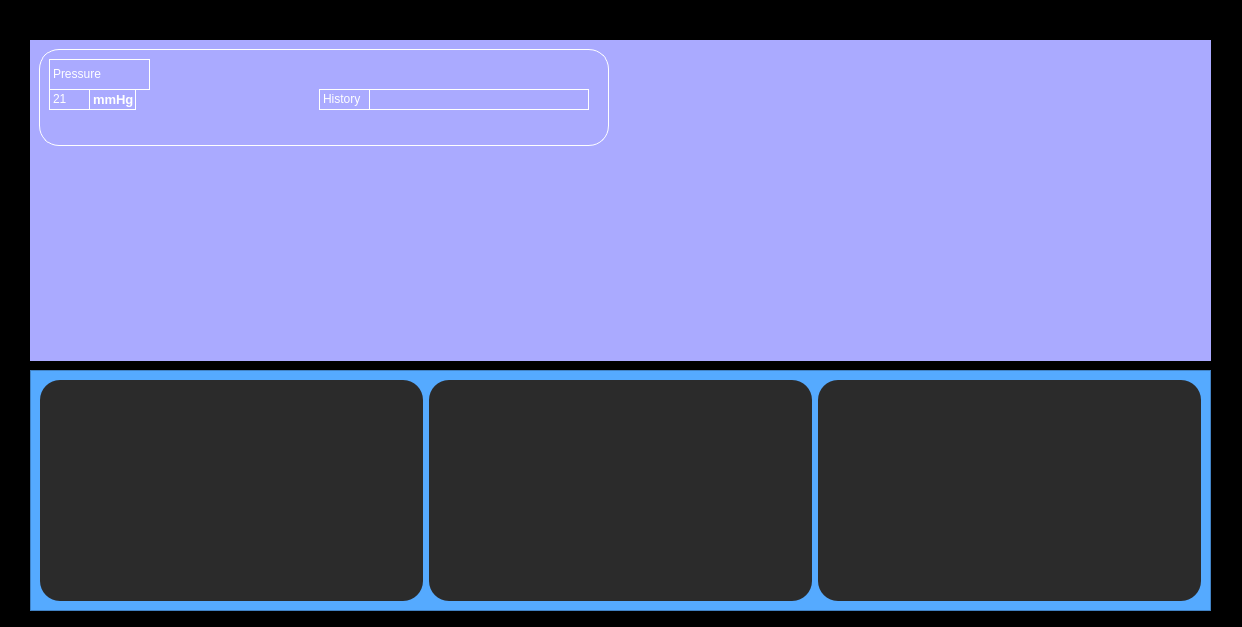
<?xml version="1.0" encoding="UTF-8"?>
<ui version="4.0">
 <class>Dialog</class>
 <widget class="QDialog" name="Dialog">
  <property name="geometry">
   <rect>
    <x>0</x>
    <y>0</y>
    <width>1242</width>
    <height>627</height>
   </rect>
  </property>
  <property name="windowTitle">
   <string>Dialog</string>
  </property>
  <property name="styleSheet">
   <string notr="true">background-color:rgb(0, 0, 0)</string>
  </property>
  <widget class="QWidget" name="widget" native="true">
   <property name="geometry">
    <rect>
     <x>0</x>
     <y>0</y>
     <width>1241</width>
     <height>651</height>
    </rect>
   </property>
   <property name="styleSheet">
    <string notr="true">background-color : rgb(0, 0, 0)</string>
   </property>
   <widget class="QFrame" name="frame">
    <property name="geometry">
     <rect>
      <x>30</x>
      <y>370</y>
      <width>1181</width>
      <height>241</height>
     </rect>
    </property>
    <property name="styleSheet">
     <string notr="true">background-color: rgb(85, 170, 255)</string>
    </property>
    <property name="frameShape">
     <enum>QFrame::StyledPanel</enum>
    </property>
    <property name="frameShadow">
     <enum>QFrame::Raised</enum>
    </property>
    <layout class="QHBoxLayout" name="horizontalLayout">
     <item>
      <widget class="QWidget" name="widget_3" native="true">
       <property name="enabled">
        <bool>false</bool>
       </property>
       <property name="styleSheet">
        <string notr="true">border-color: rgb(255, 255, 255);
border-radius: 20px;
padding: 10px;
padding-top: 15px;
background-color:rgb(43, 43, 43);</string>
       </property>
      </widget>
     </item>
     <item>
      <widget class="QWidget" name="widget_4" native="true">
       <property name="styleSheet">
        <string notr="true">border-color: rgb(255, 255, 255);
border-color: rgb(255, 255, 255);
border-radius: 20px;
padding: 10px;
padding-top: 15px;
background-color:rgb(43, 43, 43);</string>
       </property>
      </widget>
     </item>
     <item>
      <widget class="QWidget" name="widget_5" native="true">
       <property name="autoFillBackground">
        <bool>false</bool>
       </property>
       <property name="styleSheet">
        <string notr="true">image: url(:/newPrefix/image3.jpg);
border-color: rgb(255, 255, 255);
border-radius: 20px;
padding: 10px;
padding-top: 15px;
background-color:rgb(43, 43, 43);

</string>
       </property>
      </widget>
     </item>
    </layout>
   </widget>
   <widget class="QWidget" name="widget_2" native="true">
    <property name="geometry">
     <rect>
      <x>30</x>
      <y>40</y>
      <width>1181</width>
      <height>321</height>
     </rect>
    </property>
    <property name="styleSheet">
     <string notr="true">background-color: rgb(170, 170, 255)</string>
    </property>
    <layout class="QHBoxLayout" name="horizontalLayout_2">
     <item>
      <widget class="QWidget" name="widget_6" native="true">
       <layout class="QVBoxLayout" name="verticalLayout">
        <item>
         <widget class="QWidget" name="widget_8" native="true">
          <property name="styleSheet">
           <string notr="true">border-color: rgb(255, 255, 255);
border-radius: 20px ;
border-width: 5rem;
border: 1px solid  rgb(255, 255, 255);
</string>
          </property>
          <widget class="QLabel" name="label">
           <property name="geometry">
            <rect>
             <x>10</x>
             <y>10</y>
             <width>101</width>
             <height>31</height>
            </rect>
           </property>
           <property name="styleSheet">
            <string notr="true">border: 1rem solid black;
font: 17pt &quot;Roboto&quot; ;
</string>
           </property>
           <property name="text">
            <string>&lt;html&gt;&lt;head/&gt;&lt;body&gt;&lt;p&gt;&lt;span style=&quot; color:#ffffff;&quot;&gt;Pressure&lt;/span&gt;&lt;/p&gt;&lt;/body&gt;&lt;/html&gt;</string>
           </property>
          </widget>
          <widget class="QWidget" name="widget_14" native="true">
           <property name="geometry">
            <rect>
             <x>329</x>
             <y>40</y>
             <width>221</width>
             <height>21</height>
            </rect>
           </property>
          </widget>
          <widget class="QLabel" name="label_2">
           <property name="geometry">
            <rect>
             <x>10</x>
             <y>40</y>
             <width>41</width>
             <height>21</height>
            </rect>
           </property>
           <property name="styleSheet">
            <string notr="true">border: 1rem solid black;</string>
           </property>
           <property name="text">
            <string>&lt;html&gt;&lt;head/&gt;&lt;body&gt;&lt;p&gt;&lt;span style=&quot; color:#fefefe;&quot;&gt;21&lt;/span&gt;&lt;/p&gt;&lt;/body&gt;&lt;/html&gt;</string>
           </property>
          </widget>
          <widget class="QLabel" name="label_3">
           <property name="geometry">
            <rect>
             <x>50</x>
             <y>40</y>
             <width>47</width>
             <height>21</height>
            </rect>
           </property>
           <property name="styleSheet">
            <string notr="true">font: 8pt &quot;Roboto&quot;;
border: 1rem solid black;</string>
           </property>
           <property name="text">
            <string>&lt;html&gt;&lt;head/&gt;&lt;body&gt;&lt;p&gt;&lt;span style=&quot; font-size:10pt; font-weight:600; color:#ffffff;&quot;&gt;mmHg&lt;/span&gt;&lt;/p&gt;&lt;/body&gt;&lt;/html&gt;</string>
           </property>
          </widget>
          <widget class="QLabel" name="label_4">
           <property name="geometry">
            <rect>
             <x>280</x>
             <y>40</y>
             <width>51</width>
             <height>21</height>
            </rect>
           </property>
           <property name="styleSheet">
            <string notr="true">font: 8pt &quot;Roboto&quot;;
font: 75 8pt &quot;Roboto&quot;;
font: 8pt &quot;Roboto&quot;;
border: 1rem solid black;
</string>
           </property>
           <property name="text">
            <string>&lt;html&gt;&lt;head/&gt;&lt;body&gt;&lt;p&gt;&lt;span style=&quot; color:#ffffff;&quot;&gt;History&lt;/span&gt;&lt;/p&gt;&lt;/body&gt;&lt;/html&gt;</string>
           </property>
          </widget>
         </widget>
        </item>
        <item>
         <widget class="QWidget" name="widget_9" native="true"/>
        </item>
        <item>
         <widget class="QWidget" name="widget_10" native="true"/>
        </item>
       </layout>
      </widget>
     </item>
     <item>
      <widget class="QWidget" name="widget_7" native="true">
       <layout class="QVBoxLayout" name="verticalLayout_2">
        <item>
         <widget class="QWidget" name="widget_11" native="true"/>
        </item>
        <item>
         <widget class="QWidget" name="widget_12" native="true"/>
        </item>
        <item>
         <widget class="QWidget" name="widget_13" native="true"/>
        </item>
       </layout>
      </widget>
     </item>
    </layout>
   </widget>
  </widget>
 </widget>
 <resources>
  <include location="source.qrc"/>
 </resources>
 <connections/>
</ui>
